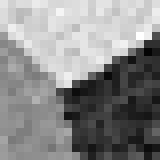
%> input picture Ncut/Fig7_data.jpg, 20 x 20 px (shown 8 times larger)
$ octave Fig7.m   (GNU Octave 9; MATLAB toolbox functions it lacks are replaced by stand-ins)
%> lines starting %> are read from the running program, lines starting %| are printed output that depends on the picture; in (x1, y1, x2, y2) boxes, pixels count from 0 and x2, y2 are one past the last pixel; in counts of white or black regions, pixels touching at a corner belong together; the program's own positions count from 1
### Ncut/Ncut_bright_recur.m
function [Node_idx, Ncut_val] = Ncut_bright_recur(img, sigI2, sigP2, r, threshold)
% 基于亮度 二划分
% img: H*W*1
% res: H*W*1  分类结果
[row,col] = size(img);
N = row.*col; % 像素数
r2 = r.*r;
%% 构造 W: N*N
Index = reshape(1:N, [row,col]);
W = sparse([N,N]); % 0-initalization
for j=1:col
    for i=1:row
        idx_ij = (j-1)*row + i;
%         dbstop in Ncut_bright_recur at 15 if idx_ij==1990
        tp = max(1,i-r); bm = min(row,i+r);
        lf = max(1,j-r); rt = min(col,j+r);
        idx_covered = Index(tp:bm, lf:rt); % 覆盖的像素编号
        idx_covered = idx_covered(:);
        Nei_loc = [mod(idx_covered-1,row)+1, floor((idx_covered-1)./row)+1];
        Nsquare = (bm-tp+1)*(rt-lf+1); % 矩形覆盖的像素数
        Span = Nei_loc - repmat([i,j], [Nsquare,1]); % Nsquare * 2
        % 欧氏距离
        dis = sum(Span.*Span, 2); % Nsquare * 1
        is_nei = dis<r2; % Nsquare*1  T/F
        num_Nei = sum(is_nei); % 近邻数
        idx_Nei = idx_covered(is_nei); % idx_ij号像素的邻居像素编号
        dis_bright = img(idx_Nei) - repmat(img(idx_ij),[num_Nei,1]); % N
        W(idx_Nei, idx_ij) = exp(-dis(is_nei)./sigP2 - dis_bright.*dis_bright./sigI2);
    end
end
for i=1:N
    W(i,i) = 0;
end
%% 递归 (图4)
Nodes = (1:N)'; % N*1
[Node_idx, Ncut_val] = Partition(Nodes, W, threshold);

return;

### Ncut/Partition.m
function [node_idx_cell, Ncut_val_cell] = Partition(nodes, W, threshold)
% nodes: N*1 indices
% W: N*N  sparse, symmetric
% threshold: 1*1
N = length(nodes); % number of pixels
d = sum(W,2); % N*1
D = spdiags(d,0, N,N); % N*N

[Evec, ~] = eigs(D-W, D, 2, 'smallestabs');
Ev2 = Evec(:,2); clear Evec;
spl_val = median(Ev2); % 分割值 初始化为Ev2中的 中位数
func = @(x) NcutsValue(x, Ev2, W, D); % 新函数  删除NcutsVal中的其他参数
[spl_val, Ncut_val] = fminsearch(func, spl_val); % slp_val: 更小Ncut_val对应的分割值

hist = histogram(Ev2);
bins = hist.BinCounts;
%% 不宜再二分
if min(bins)/max(bins) > 0.04 || Ncut_val > threshold
    node_idx_cell{1} = nodes; % 1*1 cell
    Ncut_val_cell{1} = Ncut_val;
    return;
end
%% 还可再二分
P1 = Ev2>spl_val; % N*1  logical{0,1}
P2 = ~P1; % N*1
[node_idx_1, Ncut_val_1] = Partition(nodes(P1), W(P1,P1), threshold);
[node_idx_2, Ncut_val_2] = Partition(nodes(P2), W(P2,P2), threshold);
node_idx_cell = cat(2, node_idx_1, node_idx_2);
Ncut_val_cell = cat(2, Ncut_val_1, Ncut_val_2);

return;

### Ncut/Fig7.m
clear;
img = imread("Fig7_data.jpg");
%> img is the input picture: size 20x20x3 uint8; min 4, max 255, mean 136.9
img = im2double(img(:,:,1));
%> img: size 20x20 double
[row,col] = size(img);
%> row = 20; col = 20

sigI2 = 0.01; sigP2 = 8; r = 2;
[Node_idx, Ncut_val] = Ncut_bright_recur(img, sigI2, sigP2, r, 0.04);
%> after the loop in Ncut_bright_recur, `for j=1:col`:
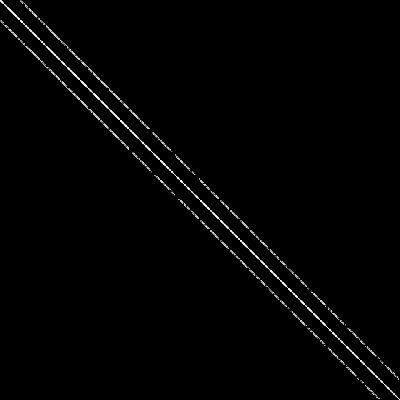
%> W: size 400x400 double; min 0, max 1, mean 0.0123
%> after the loop in Ncut_bright_recur, `for i=1:N`:
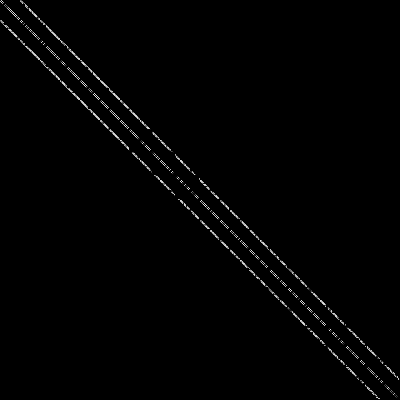
%> W: size 400x400 double; 0.25% of pixels changed, all inside (x1, y1, x2, y2) = (0, 0, 400, 400)
%> in Partition, `d = sum(W,2);`: d = 400 values, max 6.45 at index 99, min 0.0128 at index 327, mean 3.93
%> in Partition, `D = spdiags(d,0, N,N);`:
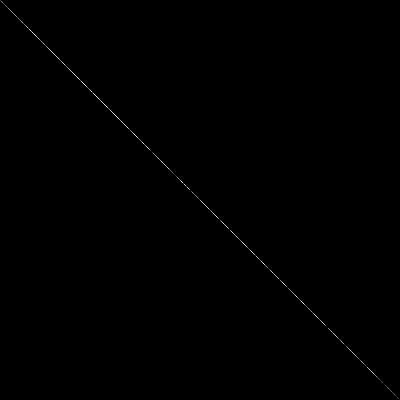
%> D: size 400x400 double; min 0, max 6.45, mean 0.00983; drawn with min black and max white
%> the run ends on the next line
